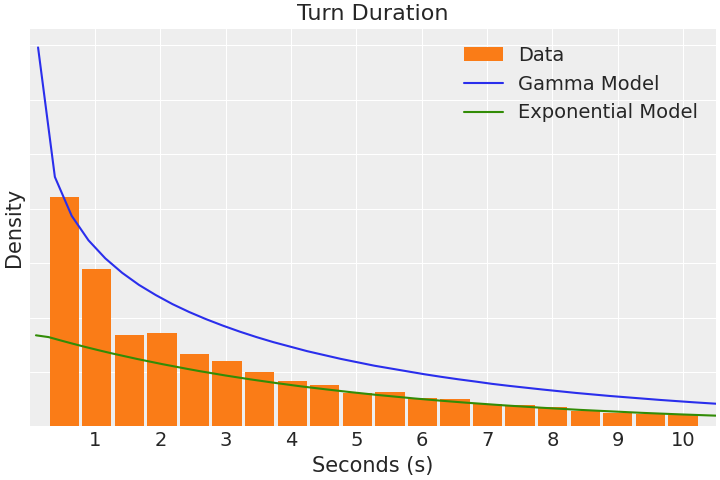

Write the Python code that produced this figure.
"""
turn length graph and models.

turn_lengths.py creates a csv file for all data used in this project.
The data consist of tcu lengths (ms), tcus per turn, and turn lengths (ms).

There are functions to build best-fit models of these data using the following:
tcu length ~ Gamma
tcus per turn ~ Geometric
turn length ~ Gamma

There are also functions to visualize the data and the fit models.
"""
import csv
from os.path import exists
import re
import warnings

import cmudict

import arviz as az
import matplotlib.pyplot as plt
import numpy as np
import pymc3 as pm
import seaborn as sns

import filter_data

warnings.simplefilter(action='ignore', category=FutureWarning)

OUTPUT_DIR = "/home/chas/Projects/turn-length/"

VOWEL_RUNS = re.compile(
    "[aeiouy]+", flags=re.I)
EXCEPTIONS = re.compile(
    # Remove trailing e
    # e.g. smite, scared
    "[^aeiou]e[sd]?$|"
    # or adverbs ending in -ely
    # e.g. `nicely`
    + "[^e]ely$", flags=re.I)
ADDITIONAL = re.compile(
    # fixes incorrect subtractions from exceptions:
    # smile, scarred, raises, fated
    "[^aeioulr][lr]e[sd]?$|[csgz]es$|[td]ed$"
    # fixes miscellaneous issues:
    # flying, piano, video, prism, fire, fire, evaluate
    + ".y[aeiou]|ia(?!n$)|eo|ism$|[^aeiou]ire$|[^gq]ua",
    flags=re.I)
SYLLABLE_DICT = cmudict.dict()

def count_syllables(words):
    """For a string of words, return the number of syllables."""
    def fallback_count_syllables(word):
        """If the cmudict fails, we'll use some vowel-counting regexes."""
        # Count consecutive strings of vowels
        vowel_runs = len(VOWEL_RUNS.findall(word))
        exceptions = len(EXCEPTIONS.findall(word))
        additional = len(ADDITIONAL.findall(word))
        return max(1, vowel_runs - exceptions + additional)

    turn_syllables = 0
    for word in words.split():
        word = word.split('_')[0].split('-')[-1]
        word_syllables = [len(list(phoneme for phoneme in phoneme_lists
                                   if phoneme[-1].isdigit()))
                          for phoneme_lists in SYLLABLE_DICT[word]]
        if word_syllables == []:
            turn_syllables += fallback_count_syllables(word)
        else:
            turn_syllables += word_syllables[0]
    return turn_syllables


def get_existing_data(turn_lengths_fname, tcu_lengths_fname):
    """Return dict of exisiting data on disk."""
    turn_lengths = []
    turn_syllables = []
    turn_words = []
    tcu_lengths = []
    tcu_syllables = []
    tcu_words = []
    tcus_per_turn = []
    with open(turn_lengths_fname, 'r', encoding="UTF-8") as csv_file:
        reader = csv.DictReader(csv_file)
        for row in reader:
            turn_lengths.append(float(row["turn_lengths"]))
            turn_words.append(float(row["turn_words"]))
            turn_syllables.append(float(row["turn_syllables"]))
            tcus_per_turn.append(float(row["tcus_per_turn"]))
    with open(tcu_lengths_fname, 'r', encoding="UTF-8") as csv_file:
        reader = csv.DictReader(csv_file)
        for row in reader:
            tcu_lengths.append(float(row["tcu_lengths"]))
            tcu_syllables.append(float(row["tcu_syllables"]))
            tcu_words.append(float(row["tcu_words"]))
        return {"tcus_per_turn": tcus_per_turn,
                "turn_lengths": turn_lengths,
                "turn_syllables": turn_syllables,
                "turn_words": turn_words,
                "tcu_lengths": tcu_lengths,
                "tcu_syllables": tcu_syllables,
                "tcu_words": tcu_words}


def make_fresh_data(file_list):
    """Create fresh data dict from file_list."""
    turn_lengths = []
    turn_syllables = []
    turn_words = []
    tcu_lengths = []
    tcu_syllables = []
    tcu_words = []
    tcus_per_turn = []
    for _, file_name in enumerate(file_list):
        with open(file_name, 'r',
                  encoding="UTF-8") as csv_file:
            reader = csv.DictReader(csv_file)
            prev_speaker = None
            tcu_count = 0
            turn_start = None
            current_turn_words = 0
            current_turn_syllables = 0
            for row in reader:
                # Turn lengths
                tcu_start = float(row["start"])
                tcu_end = float(row["end"])
                raw_words = row["words"]
                current_tcu_words = len(raw_words.split())
                current_tcu_syllables = count_syllables(raw_words)
                tcu_words.append(current_tcu_words)
                tcu_syllables.append(current_tcu_syllables)
                tcu_lengths.append(tcu_end - tcu_start)
                if not turn_start:
                    turn_start = tcu_start
                curr_speaker = row["speaker"]
                if prev_speaker == curr_speaker:
                    tcu_count += 1
                    current_turn_words += current_tcu_words
                    current_turn_syllables += current_tcu_syllables
                elif prev_speaker:
                    tcus_per_turn.append(tcu_count)
                    turn_words.append(current_turn_words)
                    turn_syllables.append(current_turn_syllables)
                    current_turn_words = current_tcu_words
                    current_turn_syllables = current_tcu_syllables
                    tcu_count = 1
                    turn_lengths.append(tcu_end - turn_start)
                    turn_start = None
                else:
                    tcu_count = 1
                    current_turn_words = current_tcu_words
                    current_turn_syllables = current_tcu_syllables
                prev_speaker = curr_speaker

    return {"turn_lengths": turn_lengths,
            "turn_words": turn_words,
            "turn_syllables": turn_syllables,
            "tcu_lengths": tcu_lengths,
            "tcu_words": tcu_words,
            "tcu_syllables": tcu_syllables,
            "tcus_per_turn": tcus_per_turn}


def output_new_csvs(turn_lengths_fname, tcu_lengths_fname, data_dict):
    """Write csvs to disk with the current data."""
    turn_lengths = data_dict["turn_lengths"]
    turn_words = data_dict["turn_words"]
    turn_syllables = data_dict["turn_syllables"]
    tcus_per_turn = data_dict["tcus_per_turn"]
    output = "turn_lengths,turn_words,turn_syllables,tcus_per_turn\n"
    for i, _ in enumerate(data_dict["turn_lengths"]):
        output += f"{turn_lengths[i]},{turn_words[i]}"
        output += f"{turn_syllables[i]},{tcus_per_turn[i]}\n"
    with open(turn_lengths_fname, 'w', encoding="UTF-8") as csv_file:
        csv_file.write(output)

    tcu_lengths = data_dict["tcu_lengths"]
    tcu_words = data_dict["tcu_words"]
    tcu_syllables = data_dict["tcu_syllables"]
    output = "tcu_lengths,tcu_words,tcu_syllables\n"
    for i, _ in enumerate(tcu_lengths):
        output += f"{tcu_lengths[i]},{tcu_words[i]},{tcu_syllables[i]}\n"
    with open(tcu_lengths_fname, 'w', encoding="UTF-8") as csv_file:
        csv_file.write(output)


def get_turn_length_data(file_list,
                         turn_lengths_fname="turn_lengths.csv",
                         tcu_lengths_fname="tcu_lengths.csv",
                         refresh=False):
    """
    Return dict of TRP info from `file_list`.

    Given a list of csv files, return a csv file name that contains
    the trps of all the tcu data and the inter/intra speaker status.

    Also output csvs to replicate the pipeline.
    """
    if exists(turn_lengths_fname) and exists(tcu_lengths_fname) and \
       not refresh:
        data_dict = get_existing_data(turn_lengths_fname, tcu_lengths_fname)
    else:
        data_dict = make_fresh_data(file_list)

    if refresh:
        output_new_csvs(turn_lengths_fname, tcu_lengths_fname, data_dict)

    return data_dict


def make_turn_length_model(data, exponential=False):
    """Create the pymc3 model for the turn lengths."""
    observed_turn_length = data["turn_lengths"]
    if exponential:
        with pm.Model() as turn_lengths_model:
            rate = pm.Gamma("rate",
                            mu=0.0002,
                            sd=0.1)
            turn_lengths = pm.Exponential("turn_lengths",
                                          lam=rate,
                                          observed=observed_turn_length)
            turn_length_trace = pm.sample(10000,
                                          tune=4000,
                                          target_accept=0.9,
                                          return_inferencedata=False)
            turn_length_posterior = \
                pm.sampling.sample_posterior_predictive(turn_length_trace,
                                                        keep_size=True)
            model = turn_lengths_model
    else:
        with pm.Model() as turn_lengths_model:
            rate = pm.Gamma("rate",
                            mu=0.0002,
                            sd=0.1)
            shape = pm.Gamma("shape",
                             mu=1,
                             sd=0.7)
            turn_lengths = pm.Gamma("turn_lengths",
                                    alpha=shape,
                                    beta=rate,
                                    observed=observed_turn_length)
            turn_length_trace = pm.sample(10000,
                                          tune=4000,
                                          target_accept=0.9,
                                          return_inferencedata=False)
            turn_length_posterior = \
                pm.sampling.sample_posterior_predictive(turn_length_trace,
                                                        keep_size=True)
            model = turn_lengths_model

    return {"trace": turn_length_trace,
            "posterior": turn_length_posterior,
            "model": model}


def make_turn_length_graph(data, gamma_model, exp_model,
                           figname="turn_lengths.png", show=False):
    """Create visuals for the tcu length data."""
    az.style.use("arviz-darkgrid")

    turn_lengths = list(filter(lambda x: 0 < x < 10000, data["turn_lengths"]))
    az.plot_dist(turn_lengths, label="Data", kind="hist",
                 hist_kwargs={"bins": 20, "align": "right"},
                 color=sns.color_palette()[1])
    az.plot_dist(gamma_model["posterior"]["turn_lengths"],
                 label="Gamma Model",
                 color=sns.color_palette()[0])
    az.plot_dist(exp_model["posterior"]["turn_lengths"],
                 label="Exponential Model",
                 color=sns.color_palette()[2])
    plt.xlim(1, 10500)
    plt.tick_params(axis="y", labelleft=False, left=False)
    plt.xticks(ticks=list(range(1000, 10001, 1000)),
               labels=list(range(1, 11, 1)))
    plt.title("Turn Duration")
    plt.xlabel("Seconds (s)")
    plt.ylabel("Density")
    plt.savefig(figname)
    if show:
        plt.show()
    else:
        plt.close()

    return figname


def make_turn_words_model(data, exponential=False):
    """Create the pymc3 model for the turn word counts."""
    observed_turn_words = data["turn_words"]
    if exponential:
        with pm.Model() as turn_words_model:
            rate = pm.Gamma("rate",
                            mu=0.07,
                            sd=0.2)
            turn_words = pm.Exponential("turn_words",
                                        lam=rate,
                                        observed=observed_turn_words)
            turn_words_trace = pm.sample(10000,
                                          tune=4000,
                                          target_accept=0.9,
                                          return_inferencedata=False)
            turn_words_posterior = \
                pm.sampling.sample_posterior_predictive(turn_words_trace,
                                                        keep_size=True)
            model = turn_words_model
    else:
        with pm.Model() as turn_words_model:
            shape = pm.Gamma("shape",
                             mu=0.07,
                             sd=0.2)
            rate = pm.Gamma("rate",
                            mu=1,
                            sd=0.4)
            turn_words = pm.Gamma("turn_words",
                                  alpha=shape,
                                  beta=rate,
                                  observed=observed_turn_words)
            turn_words_trace = pm.sample(10000,
                                         tune=4000,
                                         target_accept=0.9,
                                         return_inferencedata=False)
            turn_words_posterior = \
                pm.sampling.sample_posterior_predictive(turn_words_trace,
                                                        keep_size=True)
            model = turn_words_model

    return {"trace": turn_words_trace,
            "posterior": turn_words_posterior,
            "model": model}


def make_turn_words_graph(data, gamma_model, exp_model,
                          figname="turn_words.png", show=False):
    """Create visuals for the tcu length data."""
    az.style.use("arviz-darkgrid")

    turn_words = list(filter(lambda x: 0 < x < 50, data["turn_words"]))
    az.plot_dist(turn_words, label="Data", kind="hist",
                 hist_kwargs={"bins": 25, "align": "mid"},
                 color=sns.color_palette()[1])
    az.plot_dist(gamma_model["posterior"]["turn_words"],
                 label="Gamma Model",
                 color=sns.color_palette()[0])
    az.plot_dist(exp_model["posterior"]["turn_words"],
                 label="Exponential Model",
                 color=sns.color_palette()[2])
    plt.xlim(1, 50)
    plt.tick_params(axis="y", labelleft=False, left=False)
    plt.title("Turn Word Count")
    plt.xticks(ticks=list(range(1, 50, 10)),
               labels=list(range(1, 50, 10)))
    plt.xlabel("Number of Words")
    plt.ylabel("Density")
    plt.savefig(figname)
    if show:
        plt.show()
    else:
        plt.close()

    return figname


def make_turn_syllables_model(data, exponential=False):
    """Create the pymc3 model for the turn syllable counts."""
    observed_turn_syllables = data["turn_syllables"]
    if exponential:
        with pm.Model() as turn_syllables_model:
            rate = pm.Gamma("rate",
                            mu=0.07,
                            sd=0.2)
            turn_syllables = pm.Exponential("turn_syllables",
                                        lam=rate,
                                        observed=observed_turn_syllables)
            turn_syllables_trace = pm.sample(10000,
                                             tune=4000,
                                             target_accept=0.9,
                                             return_inferencedata=False)
            turn_syllables_posterior = \
                pm.sampling.sample_posterior_predictive(turn_syllables_trace,
                                                        keep_size=True)
            model = turn_syllables_model
    else:
        with pm.Model() as turn_syllables_model:
            shape = pm.Gamma("shape",
                             mu=0.07,
                             sd=0.2)
            rate = pm.Gamma("rate",
                            mu=1,
                            sd=0.4)
            turn_syllables = pm.Gamma("turn_syllables",
                                      alpha=shape,
                                      beta=rate,
                                      observed=observed_turn_syllables)
            turn_syllables_trace = pm.sample(10000,
                                             tune=4000,
                                             target_accept=0.9,
                                             return_inferencedata=False)
            turn_syllables_posterior = \
                pm.sampling.sample_posterior_predictive(turn_syllables_trace,
                                                        keep_size=True)
            model = turn_syllables_model

    return {"trace": turn_syllables_trace,
            "posterior": turn_syllables_posterior,
            "model": model}


def make_turn_syllables_graph(data, gamma_model, exp_model,
                              figname="turn_syllables.png",
                              show=False):
    """Create visuals for the tcu length data."""
    az.style.use("arviz-darkgrid")

    turn_syllables = list(filter(lambda x: 0 < x < 50, data["turn_syllables"]))
    az.plot_dist(turn_syllables, label="Data", kind="hist",
                 hist_kwargs={"bins": 25, "align": "mid"},
                 color=sns.color_palette()[1])
    az.plot_dist(gamma_model["posterior"]["turn_syllables"],
                 label="Gamma Model",
                 color=sns.color_palette()[0])
    az.plot_dist(exp_model["posterior"]["turn_syllables"],
                 label="Exponential Model",
                 color=sns.color_palette()[2])
    plt.xlim(1, 50)
    plt.tick_params(axis="y", labelleft=False, left=False)
    plt.title("Turn Syllable Count")
    plt.xticks(ticks=list(range(1, 50, 10)),
               labels=list(range(1, 50, 10)))
    plt.xlabel("Number of Syllables")
    plt.ylabel("Density")
    plt.savefig(figname)
    if show:
        plt.show()
    else:
        plt.close()

    return figname


def make_tcu_length_model(data, exponential=False):
    """Create the pymc3 model for the tcu lengths."""
    observed_tcu_length = data["tcu_lengths"]
    if exponential:
        with pm.Model() as tcu_length_model:
            rate = pm.Gamma("rate",
                            mu=0.0005,
                            sd=0.1)
            tcu_lengths = pm.Exponential("tcu_lengths",
                                        lam=rate,
                                        observed=observed_tcu_length)
            tcu_length_trace = pm.sample(10000,
                                         tune=4000,
                                         target_accept=0.9,
                                         return_inferencedata=False)
            tcu_length_posterior = \
                pm.sampling.sample_posterior_predictive(tcu_length_trace,
                                                        keep_size=True)
            model = tcu_length_model
    else:
        with pm.Model() as tcu_model:
            rate = pm.Gamma("rate",
                            mu=0.0005,
                            sd=0.1)
            shape = pm.Gamma("shape",
                             mu=1,
                             sd=0.7)
            tcu_lengths = pm.Gamma("tcu_lengths",
                                   alpha=shape,
                                   beta=rate,
                                   observed=observed_tcu_length)
            tcu_length_trace = pm.sample(10000,
                                         tune=4000,
                                         target_accept=0.9,
                                         return_inferencedata=False)
            tcu_length_posterior = \
                pm.sampling.sample_posterior_predictive(tcu_length_trace,
                                                        keep_size=True)
            model = tcu_model

    return {"trace": tcu_length_trace,
            "posterior": tcu_length_posterior,
            "model": model}


def make_tcu_length_graph(data, gamma_model, exp_model,
                          figname="tcu_lengths.png", show=False):
    """Create visuals for the tcu length data."""
    az.style.use("arviz-darkgrid")

    tcu_lengths = list(filter(lambda x: 0 < x < 10000, data["tcu_lengths"]))
    az.plot_dist(tcu_lengths, label="Data", kind="hist",
                 hist_kwargs={"bins": 20, "align": "right"},
                 color=sns.color_palette()[1])
    az.plot_dist(gamma_model["posterior"]["tcu_lengths"],
                 label="Gamma Model",
                 color=sns.color_palette()[0])
    az.plot_dist(exp_model["posterior"]["tcu_lengths"],
                 label="Exponential Model",
                 color=sns.color_palette()[2])
    plt.xlim(1, 10500)
    plt.title("Turn Construction Unit Duration")
    plt.xlabel("Seconds (s)")
    plt.xticks(ticks=list(range(1000, 10001, 1000)),
               labels=list(range(1, 11, 1)))
    plt.tick_params(axis="y", labelleft=False, left=False)
    plt.ylabel("Density")
    plt.savefig(figname)
    if show:
        plt.show()
    else:
        plt.close()

    return figname


def make_tcu_words_model(data, exponential=False):
    """Create the pymc3 model for the tcu lengths."""
    observed_tcu_words = data["tcu_words"]
    if exponential:
        with pm.Model() as tcu_words_model:
            rate = pm.Gamma("rate",
                            mu=0.13,
                            sd=0.4)
            tcu_words = pm.Exponential("tcu_words",
                                        lam=rate,
                                        observed=observed_tcu_words)
            tcu_words_trace = pm.sample(10000,
                                        tune=4000,
                                        target_accept=0.9,
                                        return_inferencedata=False)
            tcu_words_posterior = \
                pm.sampling.sample_posterior_predictive(tcu_words_trace,
                                                        keep_size=True)
            model = tcu_words_model
    else:
        with pm.Model() as tcu_words_model:
            rate = pm.Gamma("rate",
                            mu=0.13,
                            sd=0.4)
            shape = pm.Gamma("shape",
                             mu=1,
                             sd=0.4)
            tcu_words = pm.Gamma("tcu_words",
                                 alpha=shape,
                                 beta=rate,
                                 observed=observed_tcu_words)
            tcu_words_trace = pm.sample(10000,
                                        tune=4000,
                                        target_accept=0.9,
                                        return_inferencedata=False)
            tcu_words_posterior = \
                pm.sampling.sample_posterior_predictive(tcu_words_trace,
                                                        keep_size=True)
            model = tcu_words_model

    return {"trace": tcu_words_trace,
            "posterior": tcu_words_posterior,
            "model": model}


def make_tcu_words_graph(data, gamma_model, exp_model,
                         figname="tcu_words.png", show=False):
    """Create visuals for the tcu words data."""
    az.style.use("arviz-darkgrid")

    tcu_words = list(filter(lambda x: 0 < x < 30, data["tcu_words"]))
    az.plot_dist(tcu_words, label="Data", kind="hist",
                 hist_kwargs={"bins": 15, "align": "mid"},
                 color=sns.color_palette()[1])
    az.plot_dist(gamma_model["posterior"]["tcu_words"],
                 label="Gamma Model",
                 color=sns.color_palette()[0])
    az.plot_dist(exp_model["posterior"]["tcu_words"],
                 label="Exponential Model",
                 color=sns.color_palette()[2])
    plt.xlim(1, 30)
    plt.title("Turn Construction Unit Word Count")
    plt.xlabel("Number of Words")
    plt.xticks(ticks=list(range(1, 30, 5)),
               labels=list(range(1, 30, 5)))
    plt.tick_params(axis="y", labelleft=False, left=False)
    plt.ylabel("Density")
    plt.savefig(figname)
    if show:
        plt.show()
    else:
        plt.close()

    return figname


def make_tcu_syllables_model(data, exponential=False):
    """Create the pymc3 model for the tcu syllable counts."""
    observed_tcu_syllables = data["tcu_syllables"]
    if exponential:
        with pm.Model() as tcu_syllables_model:
            rate = pm.Gamma("rate",
                            mu=0.07,
                            sd=0.2)
            tcu_syllables = pm.Exponential("tcu_syllables",
                                           lam=rate,
                                           observed=observed_tcu_syllables)
            tcu_syllables_trace = pm.sample(10000,
                                            tune=4000,
                                            target_accept=0.9,
                                            return_inferencedata=False)
            tcu_syllables_posterior = \
                pm.sampling.sample_posterior_predictive(tcu_syllables_trace,
                                                        keep_size=True)
            model = tcu_syllables_model
    else:
        with pm.Model() as tcu_syllables_model:
            shape = pm.Gamma("shape",
                             mu=0.07,
                             sd=0.2)
            rate = pm.Gamma("rate",
                            mu=1,
                            sd=0.4)
            tcu_syllables = pm.Gamma("tcu_syllables",
                                     alpha=shape,
                                     beta=rate,
                                     observed=observed_tcu_syllables)
            tcu_syllables_trace = pm.sample(10000,
                                            tune=4000,
                                            target_accept=0.9,
                                            return_inferencedata=False)
            tcu_syllables_posterior = \
                pm.sampling.sample_posterior_predictive(tcu_syllables_trace,
                                                        keep_size=True)
            model = tcu_syllables_model

    return {"trace": tcu_syllables_trace,
            "posterior": tcu_syllables_posterior,
            "model": model}


def make_tcu_syllables_graph(data, gamma_model, exp_model,
                             figname="tcu_syllables.png", show=False):
    """Create visuals for the tcu syllable data."""
    az.style.use("arviz-darkgrid")

    tcu_syllables = list(filter(lambda x: 0 < x < 30, data["tcu_syllables"]))
    az.plot_dist(tcu_syllables, label="Data", kind="hist",
                 hist_kwargs={"bins": 15, "align": "mid"},
                 color=sns.color_palette()[1])
    az.plot_dist(gamma_model["posterior"]["tcu_syllables"],
                 label="Gamma Model",
                 color=sns.color_palette()[0])
    az.plot_dist(exp_model["posterior"]["tcu_syllables"],
                 label="Exponential Model",
                 color=sns.color_palette()[2])
    plt.xlim(1, 30)
    plt.title("Turn Construction Unit Syllable Count")
    plt.xlabel("Number of Syllables")
    plt.xticks(ticks=list(range(1, 30, 5)),
               labels=list(range(1, 30, 5)))
    plt.tick_params(axis="y", labelleft=False, left=False)
    plt.ylabel("Density")
    plt.savefig(figname)
    if show:
        plt.show()
    else:
        plt.close()

    return figname


def make_tcus_per_turn_model_geometric(data):
    """Fit a pymc3 geometric model to the tcus per turn data."""
    tcus_per_turn = data["tcus_per_turn"]
    with pm.Model() as tcu_geometric_model:
        prob_success = pm.Beta("prob_success",
                               alpha=1,
                               beta=1)

        tcus_per_turn = pm.Geometric("tcus_per_turn",
                                     p=prob_success,
                                     observed=tcus_per_turn)

        tcu_trace = pm.sample(10000,
                              tune=6000,
                              target_accept=0.9,
                              return_inferencedata=False)
        tcu_posterior = pm.sampling.sample_posterior_predictive(tcu_trace,
                                                                keep_size=True)
        model = tcu_geometric_model

    return {"trace": tcu_trace,
            "posterior": tcu_posterior,
            "model": model}


def make_tcus_per_turn_model_negative_binomial(data):
    """Fit a pymc3 negative binomial model to the tcus per turn data."""
    tcus_per_turn = data["tcus_per_turn"]
    with pm.Model() as tcu_neg_bin_model:
        prob_success = pm.Beta("prob_success",
                               alpha=1,
                               beta=1)
        num_trials = pm.Gamma("num_trials",
                              mu=6.0,
                              sd=2.0)
        tcus_per_turn = pm.NegativeBinomial("tcus_per_turn",
                                            p=prob_success,
                                            n=num_trials,
                                            observed=tcus_per_turn)

        tcu_trace = pm.sample(10000,
                              tune=6000,
                              target_accept=0.9,
                              return_inferencedata=False)
        tcu_posterior = pm.sampling.sample_posterior_predictive(tcu_trace,
                                                                keep_size=True)
        model = tcu_neg_bin_model

    return {"trace": tcu_trace,
            "posterior": tcu_posterior,
            "model": model}


def make_tcus_per_turn_graph(data, geo_model, bin_model,
                             figname="tcus_per_turn.png", show=False):
    """ Create graphs of TCU per Turn data."""
    az.style.use("arviz-darkgrid")

    geo_posterior_samples = []
    for posterior_list in geo_model["posterior"]["tcus_per_turn"][0]:
        for i in range(50):
            geo_posterior_samples.append(posterior_list[i])
    bin_posterior_samples = []
    for posterior_list in bin_model["posterior"]["tcus_per_turn"][0]:
        for i in range(50):
            bin_posterior_samples.append(posterior_list[i])

    sns.histplot([bin_posterior_samples, data["tcus_per_turn"],
                      geo_posterior_samples],
                     binwidth=1, binrange=(1, 10), discrete=True,
                     stat="density", multiple="dodge", common_norm=False)
    plt.legend(labels=["Geometric Model", "Data", "Negative Binomial Model"])
    plt.title("TCUs per Turn")
    plt.xlabel("Number of TCUs per Turn")
    plt.ylabel("Percent")
    plt.savefig(figname)
    if show:
        plt.show()
    else:
        plt.close()

    return figname

def display_corpus_params(fname_list, data):
    """Print corpus stats to the console."""
    print("|---------|-------|")
    print(f"|Conversation Count | \t{len(fname_list)}|")
    print(f"|Turn Count         | \t{len(data['turn_lengths'])}|")
    print(f"|TCU Count          | \t{len(data['tcu_lengths'])}|")
    print("|---------|-------|")
    return True


def display_gamma_model_stats(data, model, key):
    """Print model stats for the key in data to the console."""
    data_mean = np.array(data[key]).mean()
    data_std = np.array(data[key]).std()
    model_mean = model["posterior"][key].mean()
    model_std = model["posterior"][key].std()
    rate_mean = model["trace"]["rate"].mean()
    rate_std = model["trace"]["rate"].std()
    shape_mean = model["trace"]["shape"].mean()
    shape_std = model["trace"]["shape"].std()
    print(f"| {key} Data Mean     |\t{data_mean:.2E} |")
    print(f"| {key} Model Mean    |\t{model_mean:.2E} |")
    print(f"| {key} Data Std Dev  |\t{data_std:.2E} |")
    print(f"| {key} Model Std Dev |\t{model_std:.2E} |")
    print(f"| {key} Rate Mean     |\t{rate_mean:.2E} |")
    print(f"| {key} Rate Std Dev  |\t{rate_std:.2E} |")
    print(f"| {key} Shape Mean    |\t{shape_mean:.2E} |")
    print(f"| {key} Shape Std Dev |\t{shape_std:.2E} |")
    print("|--------------|---------|")

    return True


def display_exp_model_stats(data, model, key):
    """Print model stats for the key in data to the console."""
    data_mean = np.array(data[key]).mean()
    data_std = np.array(data[key]).std()
    model_mean = model["posterior"][key].mean()
    model_std = model["posterior"][key].std()
    rate_mean = model["trace"]["rate"].mean()
    rate_std = model["trace"]["rate"].std()
    print(f"| {key} Data Mean     |\t{data_mean:.2E} |")
    print(f"| {key} Model Mean    |\t{model_mean:.2E} |")
    print(f"| {key} Data Std Dev  |\t{data_std:.2E} |")
    print(f"| {key} Model Std Dev |\t{model_std:.2E} |")
    print(f"| {key} Rate Mean     |\t{rate_mean:.2E} |")
    print(f"| {key} Rate Std Dev  |\t{rate_std:.2E} |")
    print("|--------------|---------|")

    return True


def main():
    """Create models, graphs, and data csv. Report findings."""
    fname_list = filter_data.get_data()
    data = get_turn_length_data(fname_list, refresh=True)

    show = True
    turns = False
    tcus = False
    tcus_per_turn = True

    if turns:
        turn_length_gamma_model = make_turn_length_model(data)
        turn_length_exp_model = make_turn_length_model(data, exponential=True)
        make_turn_length_graph(data, turn_length_gamma_model,
                               turn_length_exp_model, show=show)

        turn_words_gamma_model = make_turn_words_model(data)
        turn_words_exp_model = make_turn_words_model(data, exponential=True)
        make_turn_words_graph(data, turn_words_gamma_model,
                              turn_words_exp_model, show=show)

        turn_syllables_gamma_model = make_turn_syllables_model(data)
        turn_syllables_exp_model = make_turn_syllables_model(data,
                                                             exponential=True)
        make_turn_syllables_graph(data, turn_syllables_gamma_model,
                                  turn_syllables_exp_model, show=show)

        display_corpus_params(fname_list, data)
        print(az.summary(turn_length_gamma_model["trace"]))
        print(az.summary(turn_length_exp_model["trace"]))
        print(az.summary(turn_words_gamma_model["trace"]))
        print(az.summary(turn_words_exp_model["trace"]))
        print(az.summary(turn_syllables_gamma_model["trace"]))
        print(az.summary(turn_syllables_exp_model["trace"]))

        display_gamma_model_stats(data, turn_length_gamma_model,
                                  "turn_lengths")
        display_exp_model_stats(data, turn_length_exp_model,
                                "turn_lengths")
        display_gamma_model_stats(data, turn_words_gamma_model,
                                  "turn_words")
        display_exp_model_stats(data, turn_words_exp_model,
                                "turn_words")
        display_gamma_model_stats(data, turn_syllables_gamma_model,
                                  "turn_syllables")
        display_exp_model_stats(data, turn_syllables_exp_model,
                                "turn_syllables")

        print(az.compare({"Gamma": turn_length_gamma_model["trace"],
                          "Exponential": turn_length_exp_model["trace"]},
                         ic="waic", scale="deviance"))
        print(az.compare({"Gamma": turn_words_gamma_model["trace"],
                          "Exponential": turn_words_exp_model["trace"]},
                         ic="waic", scale="deviance"))
        print(az.compare({"Gamma": turn_syllables_gamma_model["trace"],
                          "Exponential": turn_syllables_exp_model["trace"]},
                         ic="waic", scale="deviance"))
    elif tcus:
        tcu_length_gamma_model = make_tcu_length_model(data)
        tcu_length_exp_model = make_tcu_length_model(data, exponential=True)
        make_tcu_length_graph(data, tcu_length_gamma_model,
                              tcu_length_exp_model, show=show)

        tcu_words_gamma_model = make_tcu_words_model(data)
        tcu_words_exp_model = make_tcu_words_model(data, exponential=True)
        make_tcu_words_graph(data, tcu_words_gamma_model,
                             tcu_words_exp_model, show=show)

        tcu_syllables_gamma_model = make_tcu_syllables_model(data)
        tcu_syllables_exp_model = make_tcu_syllables_model(data,
                                                           exponential=True)
        make_tcu_syllables_graph(data, tcu_syllables_gamma_model,
                                 tcu_syllables_exp_model, show=show)

        display_corpus_params(fname_list, data)
        print(az.summary(tcu_length_gamma_model["trace"]))
        print(az.summary(tcu_length_exp_model["trace"]))
        print(az.summary(tcu_words_gamma_model["trace"]))
        print(az.summary(tcu_words_exp_model["trace"]))
        print(az.summary(tcu_syllables_gamma_model["trace"]))
        print(az.summary(tcu_syllables_exp_model["trace"]))
        display_gamma_model_stats(data, tcu_length_gamma_model,
                                  "tcu_lengths")
        display_exp_model_stats(data, tcu_length_exp_model,
                                "tcu_lengths")
        display_gamma_model_stats(data, tcu_words_gamma_model,
                                  "tcu_words")
        display_exp_model_stats(data, tcu_words_exp_model,
                                "tcu_words")
        display_gamma_model_stats(data, tcu_syllables_gamma_model,
                                  "tcu_syllables")
        display_exp_model_stats(data, tcu_syllables_exp_model,
                                "tcu_syllables")

        print(az.compare({"Gamma": tcu_length_gamma_model["trace"],
                          "Exponential": tcu_length_exp_model["trace"]},
                         ic="waic", scale="deviance"))
        print(az.compare({"Gamma": tcu_words_gamma_model["trace"],
                          "Exponential": tcu_words_exp_model["trace"]},
                         ic="waic", scale="deviance"))
        print(az.compare({"Gamma": tcu_syllables_gamma_model["trace"],
                          "Exponential": tcu_syllables_exp_model["trace"]},
                         ic="waic", scale="deviance"))

    elif tcus_per_turn:
        tcus_per_turn_geo_model = make_tcus_per_turn_model_geometric(data)
        tcus_per_turn_bin_model = make_tcus_per_turn_model_negative_binomial(data)
        #return tcus_per_turn_geo_model, tcus_per_turn_bin_model
        make_tcus_per_turn_graph(data, tcus_per_turn_geo_model,
                                 tcus_per_turn_bin_model, show=show)

        display_corpus_params(fname_list, data)
        print(az.summary(tcus_per_turn_geo_model["trace"]))
        print(az.summary(tcus_per_turn_bin_model["trace"]))

        tcu_per_turn_data_mean = np.array(data["tcus_per_turn"]).mean()
        tcu_per_turn_geo_model_mean = \
            tcus_per_turn_geo_model["posterior"]["tcus_per_turn"].mean()
        tcu_per_turn_bin_model_mean = \
            tcus_per_turn_bin_model["posterior"]["tcus_per_turn"].mean()
        tcu_per_turn_data_std = np.array(data["tcus_per_turn"]).std()
        tcu_per_turn_geo_model_std = \
            tcus_per_turn_geo_model["posterior"]["tcus_per_turn"].std()
        tcu_per_turn_bin_model_std = \
            tcus_per_turn_bin_model["posterior"]["tcus_per_turn"].std()
        tcu_per_turn_geo_p_mean = tcus_per_turn_geo_model["trace"]["prob_success"].mean()
        tcu_per_turn_bin_p_mean = tcus_per_turn_bin_model["trace"]["prob_success"].mean()
        tcu_per_turn_geo_p_std = tcus_per_turn_geo_model["trace"]["prob_success"].std()
        tcu_per_turn_bin_p_std = tcus_per_turn_bin_model["trace"]["prob_success"].std()
        tcu_per_turn_bin_n_mean = tcus_per_turn_bin_model["trace"]["num_trials"].mean()
        tcu_per_turn_bin_n_std = tcus_per_turn_bin_model["trace"]["num_trials"].std()
        print(f"| TCUs per Turn Data Mean                 |", end="")
        print(f"{tcu_per_turn_data_mean:.2E} |")
        print("| TCUs per Turn Geometric Model Mean       |", end="")
        print(f"{tcu_per_turn_geo_model_mean:.2E} |")
        print("| TCUs per Turn Neg Binomial Model Mean    |", end="")
        print(f"{tcu_per_turn_bin_model_mean:.2E} |")
        print("| TCUs per Turn Data Std Dev               |", end="")
        print(f"{tcu_per_turn_data_std:.2E} |")
        print("| TCUs per Turn Geometric Model Std Dev    |", end="")
        print(f"{tcu_per_turn_geo_model_std:.2E} |")
        print("| TCUs per Turn Neg Binomial Model Std Dev |", end="")
        print(f"{tcu_per_turn_bin_model_std:.2E} |")
        print("| TCUs per Turn Geometric p Mean           |", end="")
        print(f"{tcu_per_turn_geo_p_mean:.2E} |")
        print("| TCUs per Turn Neg Binomial p Mean        |", end="")
        print(f"{tcu_per_turn_bin_p_mean:.2E} |")
        print("| TCUs per Turn Geometric p Std Dev        |", end="")
        print(f"{tcu_per_turn_geo_p_std:.2E} |")
        print("| TCUs per Turn Neg Binomial p Std Dev     | ", end="")
        print(f"{tcu_per_turn_bin_p_std:.2E} |")
        print("| TCUs per Turn Neg Binomial n Std Dev     | ", end="")
        print(f"{tcu_per_turn_bin_n_mean:.2E} |")
        print("| TCUs per Turn Neg Binomial n Std Dev     | ", end="")
        print(f"{tcu_per_turn_bin_n_std:.2E} |")

        print(az.compare({"NegativeBinomial": tcus_per_turn_bin_model["trace"],
                          "Geometric": tcus_per_turn_geo_model["trace"]},
                         ic="waic", scale="deviance"))

if __name__ == "__main__":
    pass
